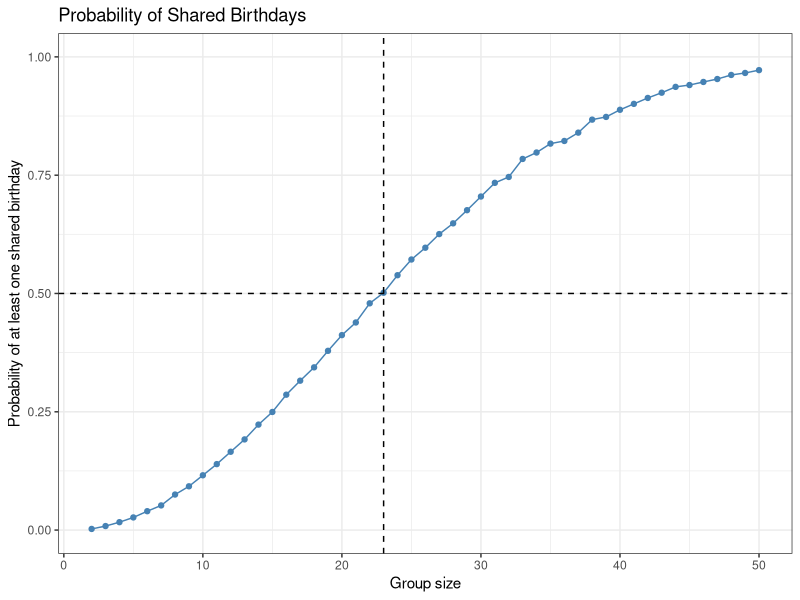

Write R code to recreate this figure. (Note: this script raises an error after producing the figure.)
## ---- chunk 1
library(tidyverse)
library(knitr)

knitr::opts_chunk$set(
  fig.width = 7,
  fig.height = 5,
  message = FALSE
)

set.seed(1)
## ---- chunk 2
birthday_sim = function(n) {
  
  birthdays = sample(1:365, size = n, replace = TRUE)
  
  any(duplicated(birthdays))
}
## ---- chunk 3
birthday_results = 
  expand_grid(
    group_size = 2:50,
    iter = 1:10000
  ) |> 
  mutate(
    shared_birthday = map_lgl(group_size, birthday_sim)
  )

birthday_summary = 
  birthday_results |> 
  group_by(group_size) |> 
  summarize(
    probability = mean(shared_birthday)
  )
## ---- chunk 4
birthday_summary |> 
  ggplot(aes(x = group_size, y = probability)) +
  geom_line(color = "steelblue") +
  geom_point(size = 1.5, color = "steelblue") +
  geom_hline(yintercept = 0.5, linetype = "dashed") +
  geom_vline(xintercept = 23, linetype = "dashed") +
  scale_y_continuous(limits = c(0, 1)) +
  labs(
    title = "Probability of Shared Birthdays",
    x = "Group size",
    y = "Probability of at least one shared birthday"
  ) +
  theme_bw()
## ---- chunk 5
longitudinal_df = 
  tibble(
    file_name = list.files(
      "./data",
      pattern = "^(con|exp)_[0-9]+\\.csv$",
      full.names = TRUE,
      recursive = TRUE
    )
  ) |> 
  mutate(
    data = purrr::map(file_name, read_csv)
  ) |> 
  unnest(data) |> 
  mutate(
    file_name = basename(file_name),
    file_name = str_remove(file_name, "\\.csv$")
  ) |> 
  separate(
    file_name,
    into = c("arm", "subject_id"),
    sep = "_"
  ) |> 
  mutate(
    arm = recode(arm, "con" = "Control", "exp" = "Experimental"),
    subject_id = str_c(arm, "_", subject_id)
  ) |> 
  pivot_longer(
    starts_with("week_"),
    names_to = "week",
    values_to = "observation",
    names_prefix = "week_"
  ) |> 
  mutate(week = as.numeric(week))

longitudinal_df |> 
  group_by(arm) |> 
  summarize(
    n_subjects = n_distinct(subject_id),
    n_observations = n()
  ) |> 
  kable(
    col.names = c("Study arm", "Participants", "Observations")
  )
## ---- chunk 6
longitudinal_df |> 
  ggplot(aes(x = week, y = observation, group = subject_id, color = arm)) +
  geom_line(alpha = 0.8, linewidth = 0.6) +
  geom_point(size = 1.5) + 
  facet_grid(. ~ arm) +
  scale_x_continuous(breaks = 1:8) +
  labs(
    title = "Longitudinal Observations by Study Arm",
    x = "Week",
    y = "Observation"
  ) +
  scale_color_manual(
    values = c(
      "Control" = "steelblue",
      "Experimental" = "darkorange"
    )
  ) +
  theme_bw() +
  theme(legend.position = "none")
## ---- chunk 7
sim_t_test = function(mu, n = 30, sigma = 5) {
  
  sim_data = rnorm(n, mean = mu, sd = sigma)
  
  t.test(sim_data, mu = 0) |> 
    broom::tidy() |> 
    select(estimate, p.value) |> 
    rename(
      mu_hat = estimate,
      p_value = p.value
    )
}
## ---- chunk 8
sim_results_df = 
  expand_grid(
    true_mu = 0:6,
    iter = 1:5000
  ) |> 
  mutate(
    estimate_df = map(true_mu, sim_t_test)
  ) |> 
  unnest(estimate_df)
## ---- chunk 9
power_df = 
  sim_results_df |> 
  group_by(true_mu) |> 
  summarize(
    power = mean(p_value < 0.05)
  )
## ---- chunk 10
power_df |> 
  ggplot(aes(x = true_mu, y = power)) +
  geom_line(color = "steelblue") +
  geom_point(color = "steelblue") +
  geom_hline(
    yintercept = 0.05,
    linetype = "dashed"
  ) +
  scale_x_continuous(breaks = 0:6) +
  scale_y_continuous(limits = c(0, 1)) +
  labs(
    title = "Power of a One-Sample t-test",
    x = "True mean",
    y = "Proportion of rejected null hypotheses"
  ) +
  theme_bw()
## ---- chunk 11
estimate_summary = 
  sim_results_df |> 
  group_by(true_mu) |> 
  summarize(
    mean_estimate = mean(mu_hat),
    mean_rejected = mean(mu_hat[p_value < 0.05])
  )
## ---- chunk 12
estimate_summary |> 
  pivot_longer(
    mean_estimate:mean_rejected,
    names_to = "sample_type",
    values_to = "average_estimate"
  ) |> 
  mutate(
    sample_type = recode(
      sample_type,
      "mean_estimate" = "All samples",
      "mean_rejected" = "Rejected null only"
    )
  ) |> 
  ggplot(
    aes(
      x = true_mu,
      y = average_estimate,
    color = sample_type,
      linetype = sample_type
    )
  ) + 
  geom_abline(intercept = 0, slope = 1, linetype = "dashed") +
  geom_line() +
  geom_point() +
  scale_x_continuous(breaks = 0:6) +
  labs(
    title = "Average Estimated Mean by True Mean",
    x = "True mean",
    y = "Average estimated mean",
    color = "Sample type"
  ) +
  scale_color_manual(
    values = c(
      "All samples" = "steelblue",
      "Rejected null only" = "darkorange"
    )
  ) +
  theme_bw() +
  theme(legend.position = "bottom")
